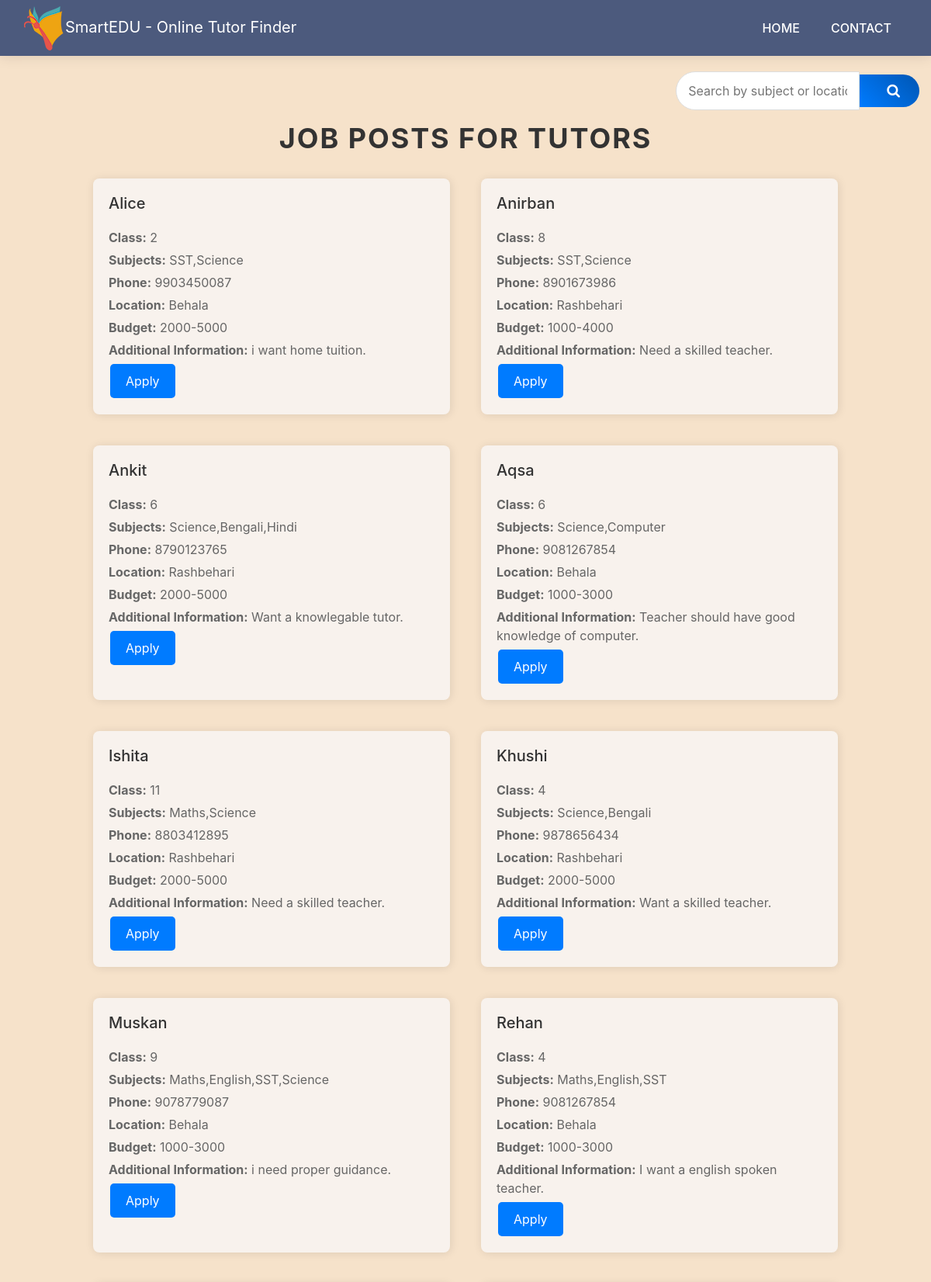
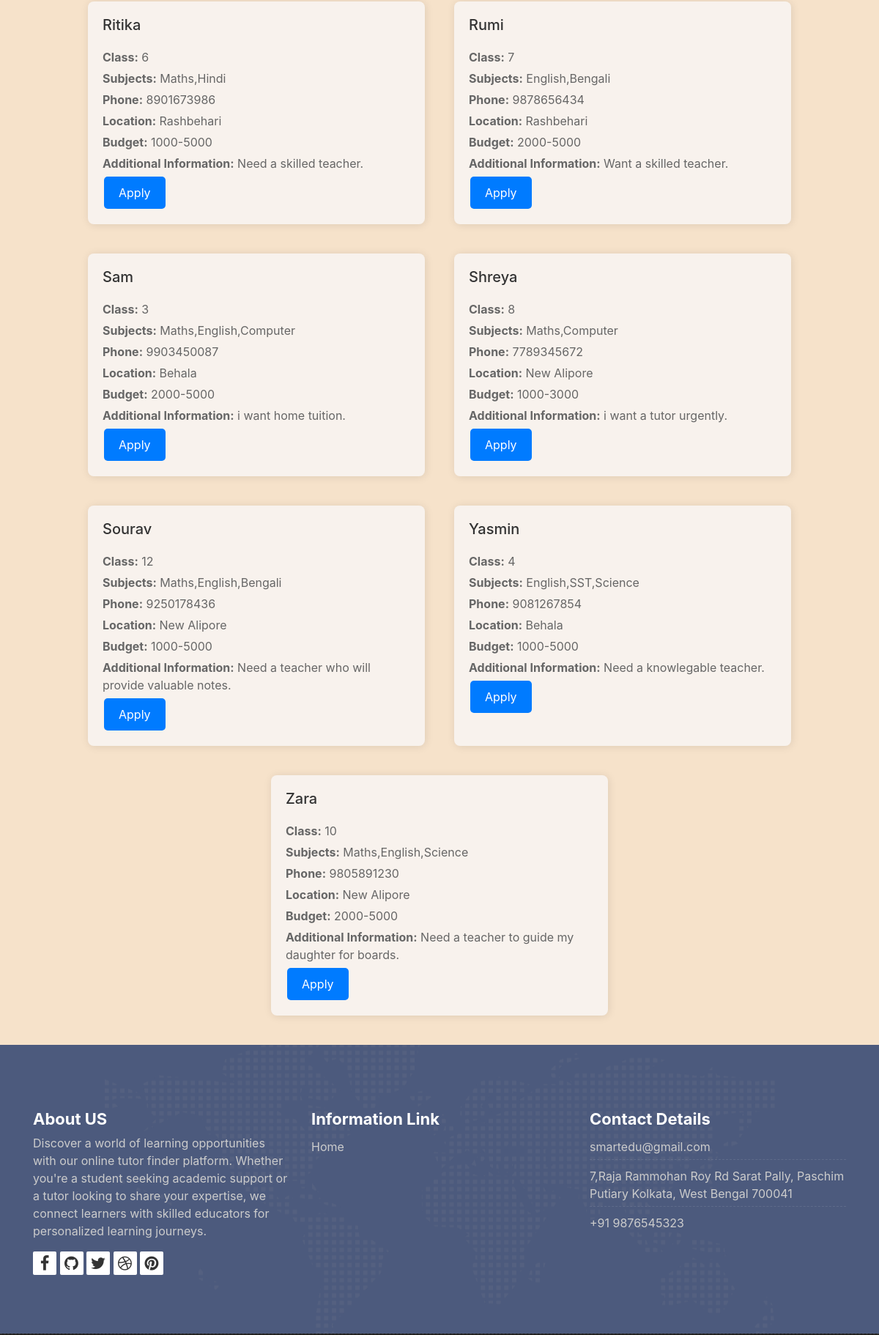
The page /homejob.php (upper part) on the database its author committed (2 pictures, top to bottom).
### tables this page shows
CREATE TABLE `studentpost` (
  `pid` int(11) NOT NULL,
  `name` varchar(255) NOT NULL,
  `class` int(11) NOT NULL,
  `subjects` varchar(255) NOT NULL,
  `phone` varchar(10) NOT NULL,
  `location` varchar(255) NOT NULL,
  `budget` varchar(255) NOT NULL,
  `info` varchar(255) NOT NULL,
  `student_id` int(11) NOT NULL
);

### homejob.php (the view, shortened to what this page needs)
<?php
include("data/db.php");
if(isset($_GET['search']) && !empty($_GET['search'])) {
    $search = $_GET['search'];
    $query = "SELECT * FROM studentpost WHERE subjects LIKE '%$search%' OR location LIKE '%$search%' ORDER BY studentpost.name ASC";
    $result = $con->query($query);
    if (!$result) {
        die("Error executing the query: " . $con->error);
    }
} else {
    $query = "SELECT * FROM studentpost ORDER BY studentpost.name ASC";
}
$result = $con->query($query);
?>
<!DOCTYPE html>
<html lang="en">
    <link rel="stylesheet" href="css/bootstrap.min.css">
    <link rel="stylesheet" href="style.css">
    <link rel="stylesheet" href="css/versions.css">
    <link rel="stylesheet" href="css/responsive.css">
    <link rel="stylesheet" href="css/custom.css">
    <link rel="stylesheet" href="https://stackpath.bootstrapcdn.com/bootstrap/4.5.2/css/bootstrap.min.css">
    </head>
    <body class="host_version">
        <form action="homejob.php" method="GET" class="search-form search-container">
    <input type="text" name="search" placeholder="Search by subject or location..." class="search-input">
    <button type="submit" class="search-button">
        <i class="fa fa-search"></i>
    </button>
</form>
<section id="job-for-tutors">
    <h1>Job Posts for Tutors</h1>
    <div class="job-posts">
        <?php
        if ($result->num_rows > 0) {
            while ($row = $result->fetch_assoc()) {
                ?>
                <div class="job-post">
                    <h3><?php echo $row['name']; ?></h3>
                    <p><strong>Class:</strong> <?php echo $row['class']; ?></p>
                    <p><strong>Subjects:</strong> <?php echo $row['subjects']; ?></p>
                    <p><strong>Phone:</strong> <?php echo $row['phone']; ?></p>
                    <p><strong>Location:</strong> <?php echo $row['location']; ?></p>
                    <p><strong>Budget:</strong> <?php echo $row['budget']; ?></p>
                    <p><strong>Additional Information:</strong> <?php echo $row['info']; ?></p>
                    <button type="submit" name="apply" class="applyButton">Apply</button>
                </div>
                <?php
            }
        } else {
            echo "<p>No job posts available.</p>";
        }
        ?>
    </div>
</section>
</body>
</html>

### style.css (style rules this page uses)
body { color: #333333; font-size: 14px; font-family: 'Rubik', sans-serif; line-height: 1.80857; }
html, body { height: 100%; }
a { color: #1f1f1f; text-decoration: none !important; outline: none !important; -webkit-transition: all .3s ease-in-out; -moz-transition: all .3s ease-in-out; -ms-transition: all .3s ease-in-out; -o-transition: all .3s ease-in-out; transition: all .3s ease-in-out; }
h1, h2, h3, h4, h5, h6 { letter-spacing: 0; font-weight: normal; position: relative; padding: 0 0 10px 0; font-weight: normal; line-height: 120% !important; color: #1f1f1f; margin: 0 }
h1 { font-size: 24px }
h3 { font-size: 18px }
a { color: #1f1f1f; text-decoration: none; outline: none; }
a, .btn { text-decoration: none !important; outline: none !important; -webkit-transition: all .3s ease-in-out; -moz-transition: all .3s ease-in-out; -ms-transition: all .3s ease-in-out; -o-transition: all .3s ease-in-out; transition: all .3s ease-in-out; }
.top-navbar .bg-light { background: #4c5a7d !important; }
.top-navbar .navbar-light .navbar-nav .nav-link { color: #ffffff; font-size: 16px; font-weight: 500; }
.top-navbar .navbar-light .navbar-nav .nav-item { position: relative; display: inline-block; padding: 15px 0px; margin: 0px 20px; }
.top-navbar .navbar-light .navbar-nav .nav-item .nav-link { padding: 6px 0px; position: relative; display: block; line-height: 30px; letter-spacing: 0px; text-transform: uppercase; }
.top-navbar .navbar-light .navbar-nav .nav-item::after { position: absolute; content: ''; left: 50%; bottom: auto; top: 11px; width: 5px; height: 5px; opacity: 0; margin-left: -3px; background-color: #ffffff; border-radius: 50px; -webkit-transform: translateY(0px); transform: translateY(0px); transition: all 900ms ease; -webkit-transition: all 900ms ease; -ms-transition: all 900ms ease; -o-transition: all 900ms ease; -moz-transition: all 900ms ease; }
.top-navbar .navbar-light .navbar-nav .nav-item .nav-link::before { position: absolute; content: ''; left: 0%; bottom: auto; top: -4px; width: 5px; height: 5px; border-radius: 50px; opacity: 0; margin-left: -10px; background-color: #ffffff; -webkit-transform: translateY(0px); transform: translateY(0px); transition: all 900ms ease; -webkit-transition: all 900ms ease; -ms-transition: all 900ms ease; -o-transition: all 900ms ease; -moz-transition: all 900ms ease; }
.top-navbar .navbar-light .navbar-nav .nav-item .nav-link::after { position: absolute; content: ''; right: 0%; left: auto; bottom: auto; top: -4px; width: 5px; height: 5px; border-radius: 50px; border: none !important; opacity: 0; margin-right: -11px; background-color: #ffffff; transition: all 900ms ease; -webkit-transition: all 900ms ease; -ms-transition: all 900ms ease; -o-transition: all 900ms ease; -moz-transition: all 900ms ease; }
.top-navbar .bg-light { padding-top: 0px; padding-bottom: 0px; box-shadow: 0 0 18px 0 rgba(0,0,0,.12); }
.footer { padding: 90px 0 80px !important; color: #cccccc; background:#4c5a7d url('images/world-map.png') no-repeat center; }
.footer .widget-title { position: relative; display: block; margin-bottom: 10px; }
.footer .widget-title h3 { color: #fff; font-weight: 700; font-size: 22px; padding: 0; margin: 0; line-height: 1 !important; }
.footer-links { list-style: none; padding: 0; }
.footer-links a { color: #cccccc; }
.footer-links li { margin-bottom: 5px; display: block; width: 100%; padding: 5px 0px; border-bottom: 1px dashed rgba(255, 255, 255, 0.1); }
.footer-links li:last-child { margin-bottom: 0; padding-bottom: 0; border: 0; }
.footer-links-soi { margin: 0px; padding: 0px; }
.footer-links-soi li { display: inline-block; }
.footer-links-soi li a { background: #ffffff; color: #333333; width: 32px; height: 32px; display: block; font-size: 22px; text-align: center; line-height: 32px; border-radius: 2px; }
.footer-links-soi li a i { -webkit-transition: all 0.6s ease; -o-transition: all 0.6s ease; transition: all 0.6s ease; }

### rows shown on the page
studentpost: name "Alice", class "2", subjects "SST,Science", phone "9903450087", location "Behala", budget "2000-5000", info "i want home tuition."
studentpost: name "Anirban", class "8", subjects "SST,Science", phone "8901673986", location "Rashbehari", budget "1000-4000", info "Need a skilled teacher."
studentpost: name "Ankit", class "6", subjects "Science,Bengali,Hindi", phone "8790123765", location "Rashbehari", budget "2000-5000", info "Want a knowlegable tutor."
studentpost: name "Aqsa", class "6", subjects "Science,Computer", phone "9081267854", location "Behala", budget "1000-3000", info "Teacher should have good knowledge of computer."
studentpost: name "Ishita", class "11", subjects "Maths,Science", phone "8803412895", location "Rashbehari", budget "2000-5000", info "Need a skilled teacher."
studentpost: name "Khushi", class "4", subjects "Science,Bengali", phone "9878656434", location "Rashbehari", budget "2000-5000", info "Want a skilled teacher."
studentpost: name "Muskan", class "9", subjects "Maths,English,SST,Science", phone "9078779087", location "Behala", budget "1000-3000", info "i need proper guidance."
studentpost: name "Rehan", class "4", subjects "Maths,English,SST", phone "9081267854", location "Behala", budget "1000-3000", info "I want a english spoken teacher."
studentpost: name "Ritika", class "6", subjects "Maths,Hindi", phone "8901673986", location "Rashbehari", budget "1000-5000", info "Need a skilled teacher."
studentpost: name "Rumi", class "7", subjects "English,Bengali", phone "9878656434", location "Rashbehari", budget "2000-5000", info "Want a skilled teacher."
studentpost: name "Sam", class "3", subjects "Maths,English,Computer", phone "9903450087", location "Behala", budget "2000-5000", info "i want home tuition."
studentpost: name "Shreya", class "8", subjects "Maths,Computer", phone "7789345672", location "New Alipore", budget "1000-3000", info "i want a tutor urgently."
studentpost: name "Sourav", class "12", subjects "Maths,English,Bengali", phone "9250178436", location "New Alipore", budget "1000-5000", info "Need a teacher who will provide valuable notes."
studentpost: name "Yasmin", class "4", subjects "English,SST,Science", phone "9081267854", location "Behala", budget "1000-5000", info "Need a knowlegable teacher."
studentpost: name "Zara", class "10", subjects "Maths,English,Science", phone "9805891230", location "New Alipore", budget "2000-5000", info "Need a teacher to guide my daughter for boards."
